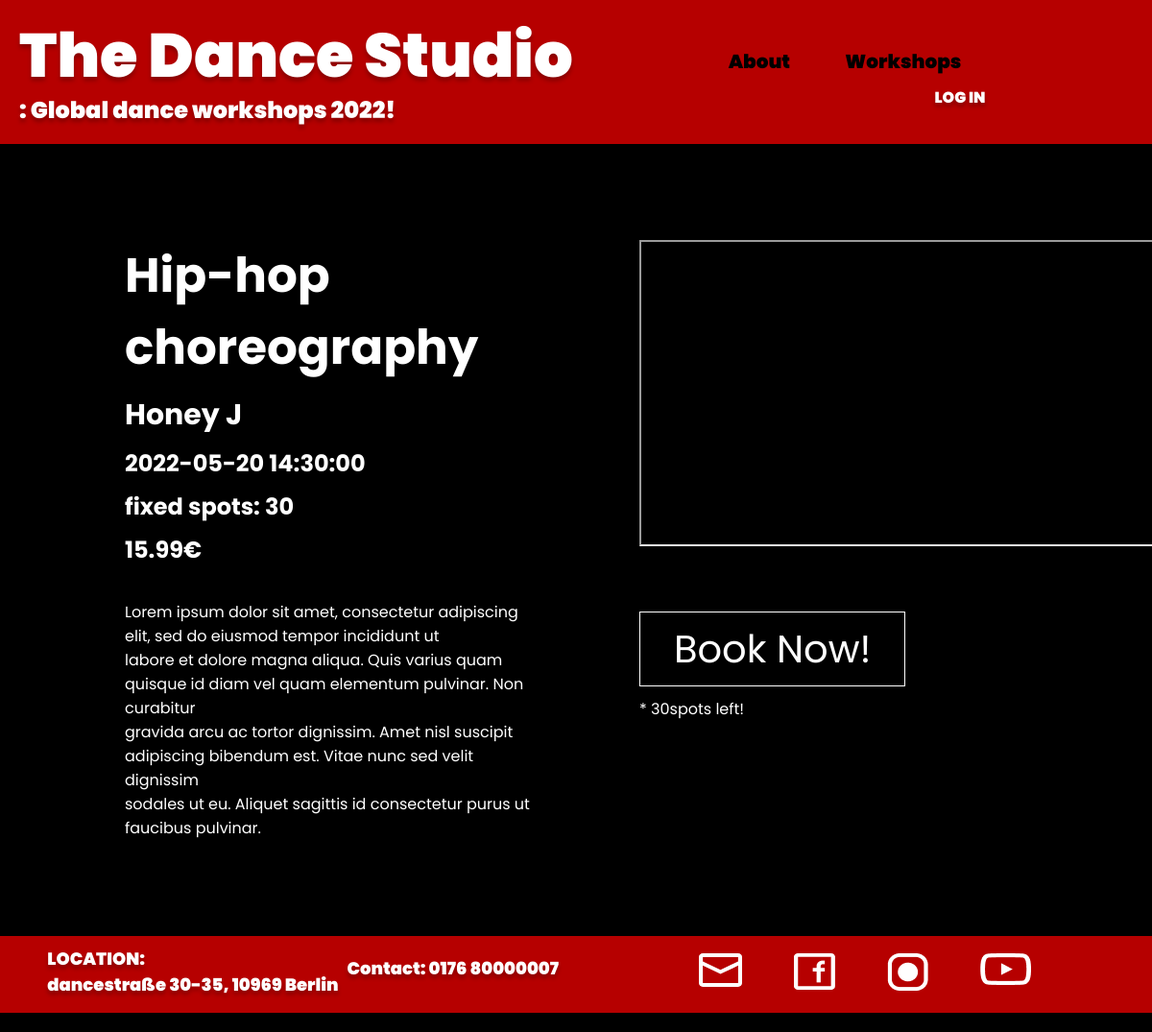
Page /classinfo/1 on the committed database.
### app/booking/models.py (models this page shows)
class Workshop(db.Model, CRUDMixin):
    id = db.Column(db.Integer, primary_key=True)
    date = db.Column(db.DateTime)
    name = db.Column(db.String(20))
    teacher = db.Column(db.String(50))
    price = db.Column(db.Numeric(20, 2))
    fixed_spots = db.Column(db.Integer)
    available_spots = db.Column(db.Integer)
    userinfos = db.relationship('Userinfo', backref='workshop', lazy=True)
    picture_url = db.Column(db.String(260))
    video_url= db.Column(db.String(260))

### app/booking/routes.py (the view)
@blueprint.route('/classinfo/<int:id>')
def classinfo(id):
    workshop = Workshop.query.filter_by(id=id).first_or_404()
    return render_template('booking/classInfo.htm',workshop=workshop)

### app/templates/booking/classInfo.htm
{% extends 'base.html' %}
{% block css %}
<link rel="stylesheet" type="text/css" href="../static/styles/classinfo_style.css">
{% endblock %}
{% block body %}
    <div class="content">
        <div class="info">
            <h1> {{workshop.name}} </h1>
            <h2> {{workshop.teacher}} </h2>
            <h3> {{workshop.date}} </h3>
            <h4> fixed spots: {{workshop.fixed_spots}}</h4>
            <h5> {{workshop.price}}€</h5>
            <p><br>Lorem ipsum dolor sit amet, consectetur adipiscing <br> elit, sed do eiusmod tempor incididunt ut <br>labore et dolore magna aliqua. Quis varius quam <br>quisque id diam vel quam elementum pulvinar. Non curabitur<br> gravida arcu ac tortor dignissim. Amet nisl suscipit <br>adipiscing bibendum est. Vitae nunc sed velit dignissim <br>sodales ut eu. Aliquet sagittis id consectetur purus ut <br>faucibus pulvinar. </p>
        </div>
        <div class="rightside">
            <iframe width="560" height="315" src={{workshop.video_url}}>
            </iframe>
            <br>
            <a href="/book/{{workshop.id}}" class="book">
                Book Now!
            </a>
            <p1>
            <br> * {{workshop.available_spots}}spots left!
            </p1>
        </div>
    </div>
{% endblock %}

### app/static/styles/base_style.css (style rules this page uses)
* { margin: 0; padding: 0; }
body { font-family: 'Poppins', sans-serif; background-color: black; height: 100%; }

### app/static/styles/classinfo_style.css (style rules this page uses)
.content { display: flex; flex-direction: row; margin: 100px 30px; color: #FFFFFF; position: relative; left: 100px; width: 1000px; }
.content h1 { font-size: 50px; margin-bottom: 10px; }
.content h2 { font-size: 30px; margin-bottom: 10px; }
.content h3, h4, h5 { font-size: 24px; margin-bottom: 10px; }
.rightside { position: relative; left: 100px; }
.rightside iframe { margin-bottom: 70px; }
.book { text-decoration: none; color: #FFFFFF; font-size: 40px; margin: 10px 0 30px 0; border: 1px solid #FFFFFF; padding: 10px 35px; cursor: pointer; transition: 500ms; }
.rightside p1 { position: relative; top: 20px; }

### rows in the picture
Workshop: name "Hip-hop choreography", teacher "Honey J", date "2022-05-20 14:30:00", fixed_spots "30", price "15.99", available_spots "30"
